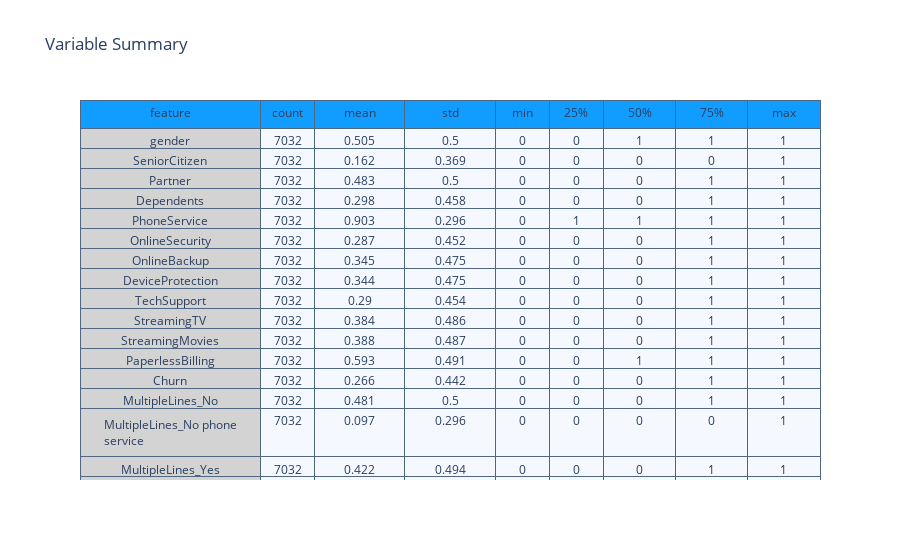

The cell this chart's notebook holds for it:
### Code cell
# Variables summery
summary = (telcom[[i for i in telcom.columns if i not in Id_col]].
           describe().transpose().reset_index())

summary = summary.rename(columns = {"index" : "feature"})
summary = np.around(summary,3)

val_lst = [summary['feature'], summary['count'],
           summary['mean'],summary['std'],
           summary['min'], summary['25%'],
           summary['50%'], summary['75%'], summary['max']]

trace  = go.Table(header = dict(values = summary.columns.tolist(),
                                line = dict(color = ['#506784']),
                                fill = dict(color = ['#119DFF']),
                               ),
                  cells  = dict(values = val_lst,
                                line = dict(color = ['#506784']),
                                fill = dict(color = ["lightgrey",'#F5F8FF'])
                               ),
                  columnwidth = [200,60,100,100,60,60,80,80,80])
layout = go.Layout(dict(title = "Variable Summary"))
figure = go.Figure(data=[trace],layout=layout)
py.iplot(figure)

### Figure 1 — Plotly figure (JSON) as saved in the notebook; plotly's stock layout.template omitted (floating-point values rounded to 4 significant figures; data arrays with more than 128 entries replaced by an {"elided": "..."} marker saying what was removed)
{"data": [{"cells": {"fill": {"color": ["lightgrey", "#F5F8FF"]}, "line": {"color": ["#506784"]}, "values": {"elided": "9x34 mixed values"}}, "columnwidth": [200, 60, 100, 100, 60, 60, 80, 80, 80], "header": {"fill": {"color": ["#119DFF"]}, "line": {"color": ["#506784"]}, "values": ["feature", "count", "mean", "std", "min", "25%", "50%", "75%", "max"]}, "type": "table"}], "layout": {"title": {"text": "Variable Summary"}}}
